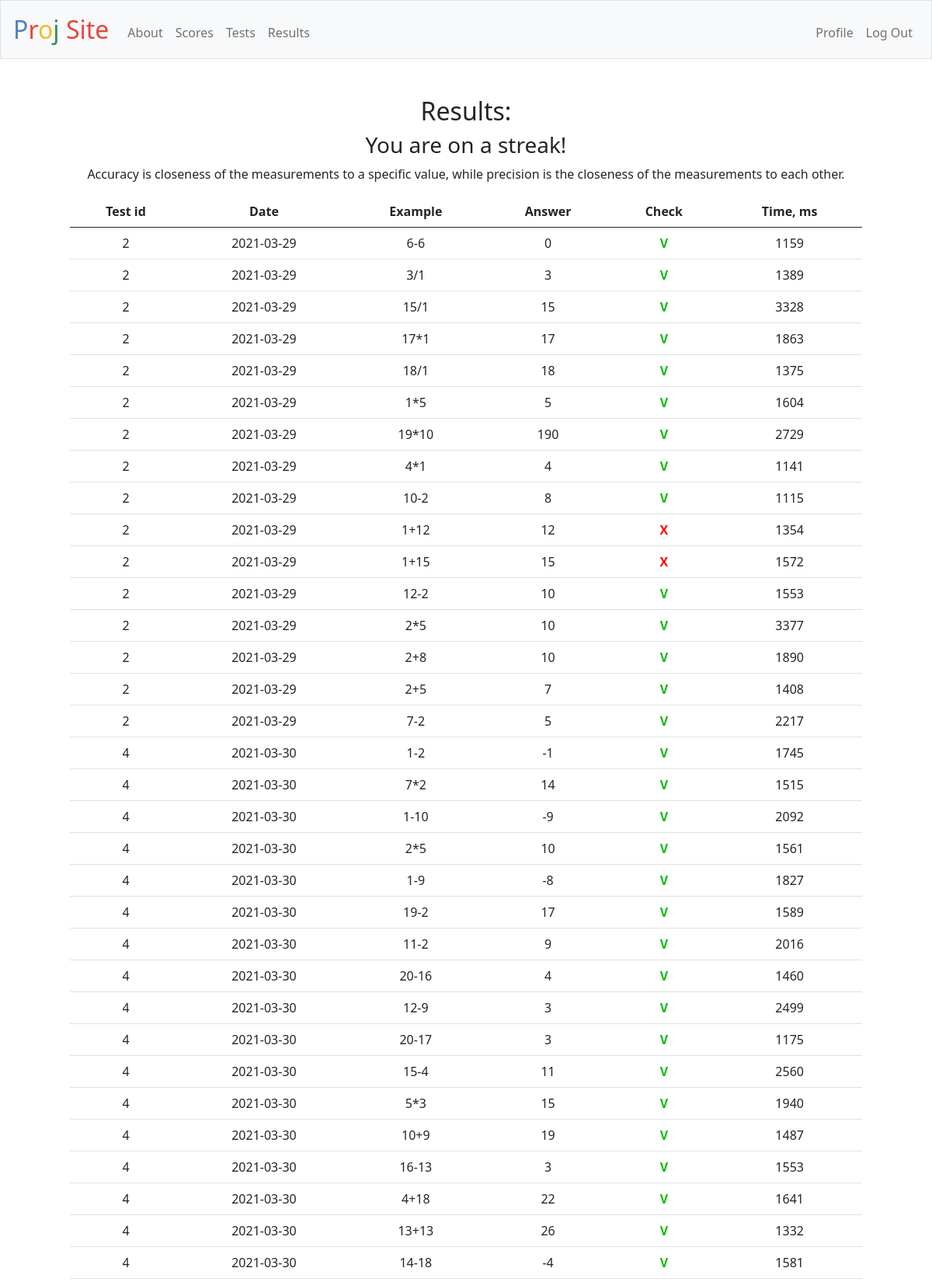
The page /results (signed in, upper part) on the database its author committed.
### tables this page shows
CREATE TABLE result(id INTEGER PRIMARY KEY, user_id INTEGER, test_id INTEGER, example_id INTEGER, date TEXT NOT NULL DEFAULT CURRENT_DATE, answer TEXT, level INTEGER NOT NULL, timegiven INTEGER NOT NULL DEFAULT 0, timespent INTEGER NOT NULL DEFAULT 0, CONSTRAINT fk_user FOREIGN KEY(user_id) REFERENCES user(id) ON DELETE CASCADE, CONSTRAINT fk_test FOREIGN KEY(test_id) REFERENCES test(id) ON DELETE CASCADE, CONSTRAINT fk_example FOREIGN KEY(example_id) REFERENCES example(id) ON DELETE CASCADE);

CREATE TABLE test(id INTEGER PRIMARY KEY, user_id INTEGER, date TEXT NOT NULL DEFAULT CURRENT_DATE, type TEXT, CONSTRAINT fk_user FOREIGN KEY(user_id) REFERENCES user(id) ON DELETE CASCADE);

CREATE TABLE example(id INTEGER PRIMARY KEY, example TEXT NOT NULL UNIQUE, level INTEGER NOT NULL, difficulty REAL, operator TEXT NOT NULL, eval TEXT NOT NULL);

### app.py (the view)
@app.route("/results", methods=["GET"])
@login_required
def results():
    query = "SELECT test.id AS test_id, test.date, test_example.example_id, example, eval, answer, CASE eval WHEN answer THEN 1 ELSE 0 END AS checked, timespent FROM test LEFT JOIN test_example ON test.id = test_example.test_id LEFT JOIN result ON test_example.test_id = result.test_id AND test_example.example_id = result.example_id LEFT JOIN example ON test_example.example_id = example.id WHERE test.user_id = ? AND answer IS NOT NULL;"
    table_data = db_execute(SQLITE_DB, query, (session["user_id"],), False)
    data = db_execute(SQLITE_DB, "SELECT example, timespent FROM result LEFT JOIN example ON result.example_id = example.id WHERE user_id = ?;", (session["user_id"],), False)
    histogram_timespent = [['Example', 'time spent, ms']]
    for row in data:
        histogram_timespent.append([row['example'], row['timespent']])
    data = db_execute(SQLITE_DB, "SELECT SUM(right) AS right, SUM(wrong) AS wrong FROM (SELECT CASE eval WHEN answer THEN 1 ELSE 0 END AS right, CASE eval WHEN answer THEN 0 ELSE 1 END AS wrong FROM test LEFT JOIN test_example ON test.id = test_example.test_id LEFT JOIN result ON test_example.test_id = result.test_id AND test_example.example_id = result.example_id LEFT JOIN example ON test_example.example_id = example.id WHERE test.user_id = ? AND answer IS NOT NULL);", (session["user_id"],))
    piechart_check = [['Right/Wrong', 'Examples']]
    piechart_check.append(['Right', data['right']])
    piechart_check.append(['Wrong', data['wrong']])
    data = db_execute(SQLITE_DB, "SELECT result.level, COUNT(*) AS examples FROM test LEFT JOIN test_example ON test.id = test_example.test_id LEFT JOIN result ON test_example.test_id = result.test_id AND test_example.example_id = result.example_id LEFT JOIN example ON test_example.example_id = example.id WHERE test.user_id = ? AND answer IS NOT NULL GROUP BY result.level;", (session["user_id"],), False)
    piechart_levels = [['Levels', 'Examples']]
    for row in data:
        piechart_levels.append(['Level '+str(row['level']), row['examples']])
    data = db_execute(SQLITE_DB, "SELECT example.operator, COUNT(*) AS examples FROM test LEFT JOIN test_example ON test.id = test_example.test_id LEFT JOIN result ON test_example.test_id = result.test_id AND test_example.example_id = result.example_id LEFT JOIN example ON test_example.example_id = example.id WHERE test.user_id = ? AND answer IS NOT NULL GROUP BY example.operator;", (session["user_id"],), False)
    piechart_operations = [['Operations', 'Examples']]
    for row in data:
        piechart_operations.append([row['operator'], row['examples']])
    return render_template("results.html", table_data=table_data, histogram_timespent=histogram_timespent, piechart_check=piechart_check, piechart_levels=piechart_levels, piechart_operations=piechart_operations)

### app.py (called while the page is built)
@app.after_request
def after_request(response):
    response.headers["Cache-Control"] = "no-cache, no-store, must-revalidate"
    response.headers["Expires"] = 0
    response.headers["Pragma"] = "no-cache"
    return response

### helpers.py (called while the page is built)
def login_required(f):
    @wraps(f)
    def decorated_function(*args, **kwargs):
        if session.get("user_id") is None:
            return redirect("/login")
        return f(*args, **kwargs)
    return decorated_function

def dict_factory(cursor, row):
    d = {}
    for idx, col in enumerate(cursor.description):
        d[col[0]] = row[idx]
    return d

def db_execute(db, query, args=(), fetchone=True):
    with closing(sqlite3.connect(db)) as conn: # auto-closes
        conn.row_factory = dict_factory
        with conn: # auto-commits
            with closing(conn.cursor()) as cursor: # auto-closes
                cursor.execute(query, args)
                if any(key in query for key in ["INSERT", "REPLACE"]):
                    return cursor.lastrowid
                rv = cursor.fetchall()
                return (rv[0] if rv else None) if fetchone else rv

### templates/results.html (shortened to what this page needs)
{% extends "layout.html" %}
{% block head %}
<link href={{ url_for('static', filename='results.css') }} rel="stylesheet">
{% endblock %}
{% block main %}
    <h2>Results:</h2>
    <div class="container-fluid">
        <h3>You are on a streak!</h3>
        <p>Accuracy is closeness of the measurements to a specific value, while precision is the closeness of the measurements to each other.</p>
        <table class="table">
          <thead>
            <tr>
              <th scope="col">Test id</th>
              <th scope="col">Date</th>
              <th scope="col">Example</th>
              <th scope="col">Answer</th>
              <th scope="col">Check</th>
              <th scope="col">Time, ms</th>
            </tr>
          </thead>
          <tbody>
            {% for row in table_data %}
            <tr>
              <td>{{ row.test_id }}</td>
              <td>{{ row.date }}</td>
              <td>{{ row.example }}</td>
              <td>{{ row.answer }}</td>
              <td class="{% if row.checked %}right{% else %}wrong{% endif %}"><strong>{% if row.checked %}V{% else %}X{% endif %}</strong></td>
              <td>{{ row.timespent }}</td>
            </tr>
            {% endfor %}
          </tbody>
        </table>
    </div>
{% endblock %}

### static/results.css (style rules this page uses)
td.right { color:#1b1; }
td.wrong { color:#f00; }

### rows shown on the page
result: test_id "2", date "2021-03-29", example "6-6", answer "0", shows "V", timespent "1159"
result: test_id "2", date "2021-03-29", example "3/1", answer "3", shows "V", timespent "1389"
result: test_id "2", date "2021-03-29", example "15/1", answer "15", shows "V", timespent "3328"
result: test_id "2", date "2021-03-29", example "17*1", answer "17", shows "V", timespent "1863"
result: test_id "2", date "2021-03-29", example "18/1", answer "18", shows "V", timespent "1375"
result: test_id "2", date "2021-03-29", example "1*5", answer "5", shows "V", timespent "1604"
result: test_id "2", date "2021-03-29", example "19*10", answer "190", shows "V", timespent "2729"
result: test_id "2", date "2021-03-29", example "4*1", answer "4", shows "V", timespent "1141"
result: test_id "2", date "2021-03-29", example "10-2", answer "8", shows "V", timespent "1115"
result: test_id "2", date "2021-03-29", example "1+12", answer "12", shows "X", timespent "1354"
result: test_id "2", date "2021-03-29", example "1+15", answer "15", shows "X", timespent "1572"
result: test_id "2", date "2021-03-29", example "12-2", answer "10", shows "V", timespent "1553"
result: test_id "2", date "2021-03-29", example "2*5", answer "10", shows "V", timespent "3377"
result: test_id "2", date "2021-03-29", example "2+8", answer "10", shows "V", timespent "1890"
result: test_id "2", date "2021-03-29", example "2+5", answer "7", shows "V", timespent "1408"
result: test_id "2", date "2021-03-29", example "7-2", answer "5", shows "V", timespent "2217"
result: test_id "4", date "2021-03-30", example "1-2", answer "-1", shows "V", timespent "1745"
result: test_id "4", date "2021-03-30", example "7*2", answer "14", shows "V", timespent "1515"
result: test_id "4", date "2021-03-30", example "1-10", answer "-9", shows "V", timespent "2092"
result: test_id "4", date "2021-03-30", example "2*5", answer "10", shows "V", timespent "1561"
result: test_id "4", date "2021-03-30", example "1-9", answer "-8", shows "V", timespent "1827"
result: test_id "4", date "2021-03-30", example "19-2", answer "17", shows "V", timespent "1589"
result: test_id "4", date "2021-03-30", example "11-2", answer "9", shows "V", timespent "2016"
result: test_id "4", date "2021-03-30", example "20-16", answer "4", shows "V", timespent "1460"
result: test_id "4", date "2021-03-30", example "12-9", answer "3", shows "V", timespent "2499"
result: test_id "4", date "2021-03-30", example "20-17", answer "3", shows "V", timespent "1175"
result: test_id "4", date "2021-03-30", example "15-4", answer "11", shows "V", timespent "2560"
result: test_id "4", date "2021-03-30", example "5*3", answer "15", shows "V", timespent "1940"
result: test_id "4", date "2021-03-30", example "10+9", answer "19", shows "V", timespent "1487"
result: test_id "4", date "2021-03-30", example "16-13", answer "3", shows "V", timespent "1553"
result: test_id "4", date "2021-03-30", example "4+18", answer "22", shows "V", timespent "1641"
result: test_id "4", date "2021-03-30", example "13+13", answer "26", shows "V", timespent "1332"
result: test_id "4", date "2021-03-30", example "14-18", answer "-4", shows "V", timespent "1581"

### other values the page prints
{{ caption }} "About" "Scores" "Tests"
